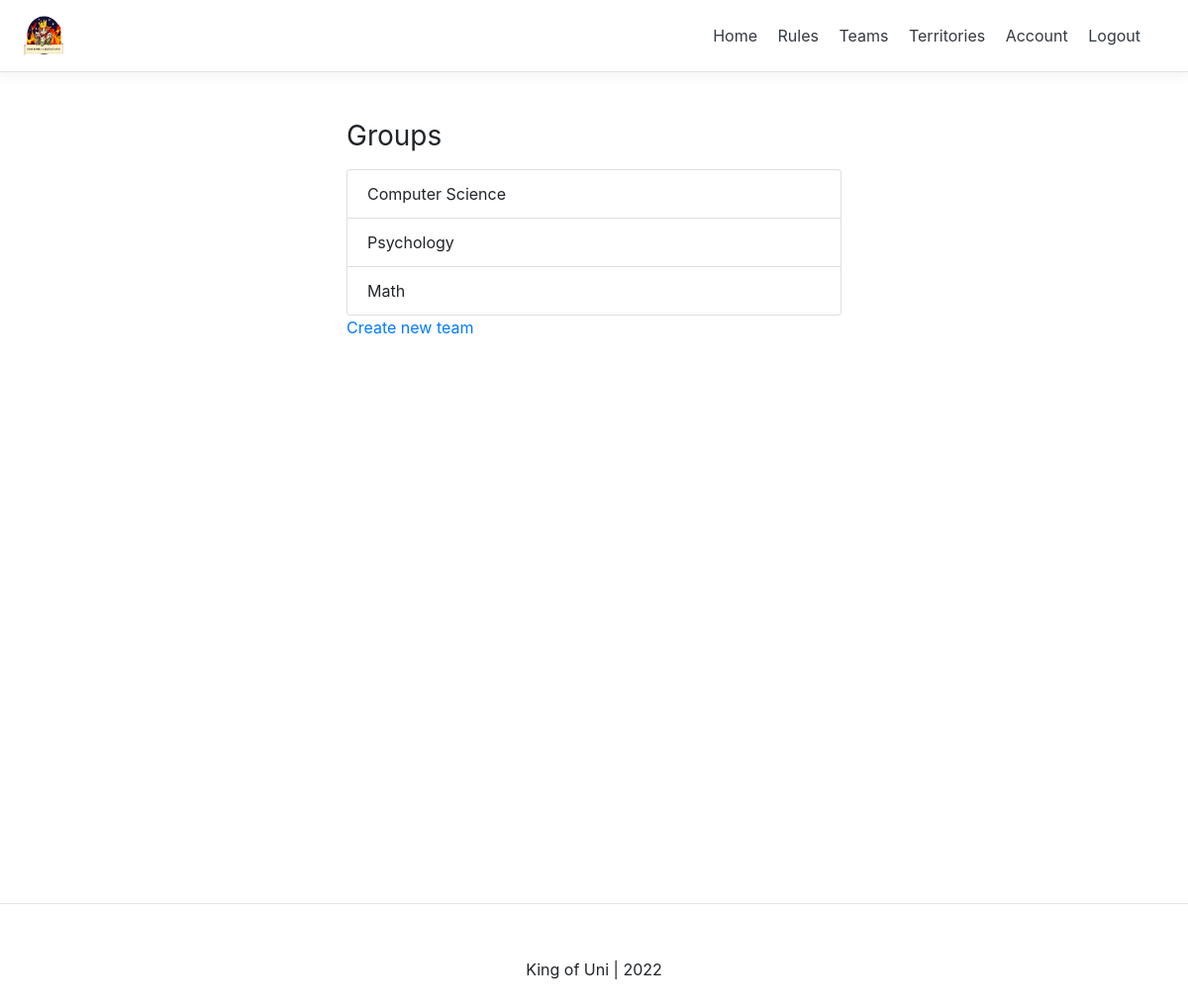
The page /game_keeper/group/ (signed in) on the database as committed earlier.
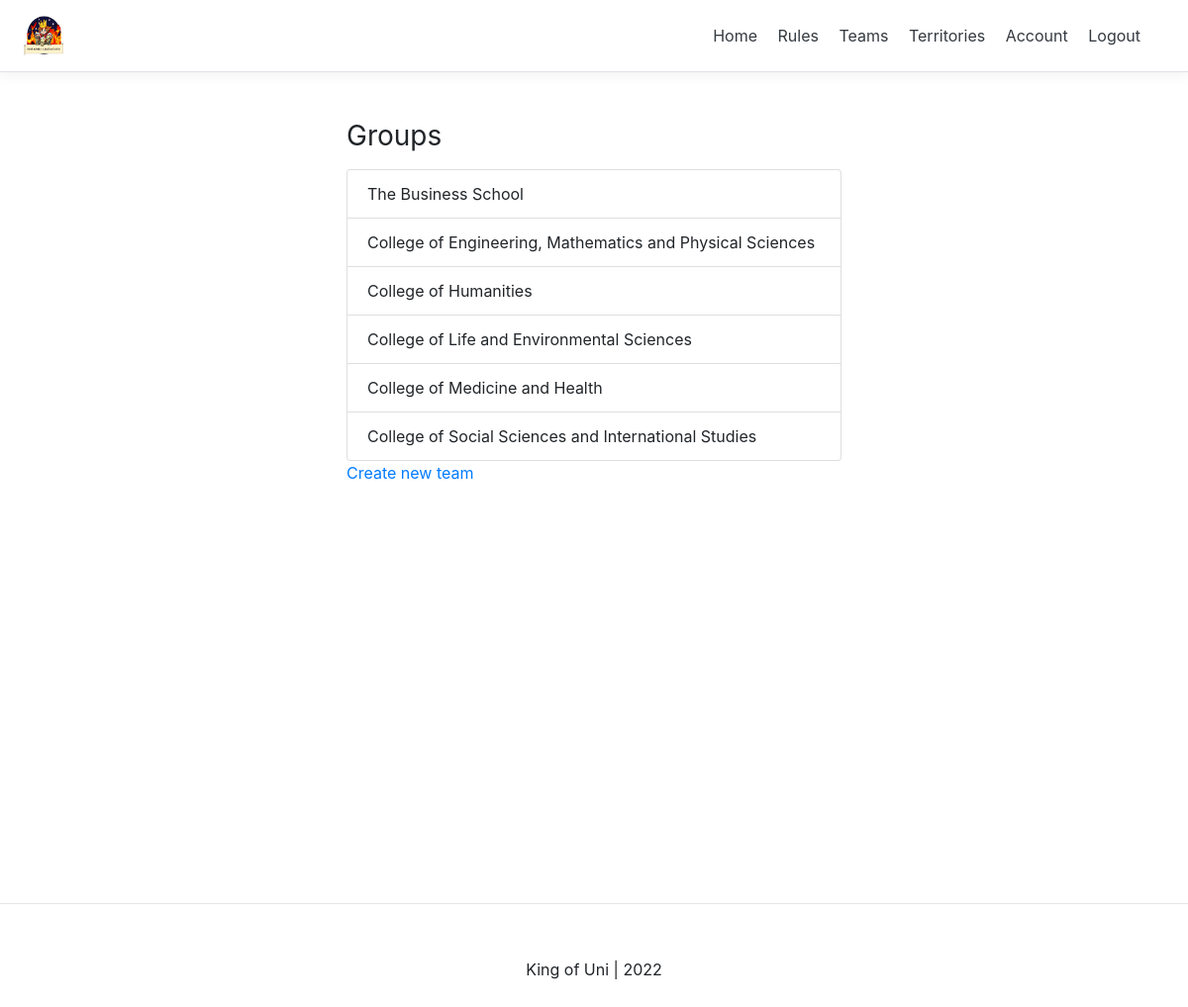
The same page on the database as committed later.
### group/models.py (models this page shows, shortened)
class Group(models.Model):
    name = models.CharField(max_length=100,  null=False, blank=False, unique=True)
    date_created = models.DateTimeField(verbose_name="date created" , auto_now_add=True)
    point_total = models.IntegerField(default=0)

### group/views.py (the view)
# urls.py: path('group/', groups_list_view, name="groups_list"),
def groups_list_view(request):
    context = {}
    user = request.user
    if not user.is_authenticated:
        return redirect('login')
    groups = Group.objects.all()
    context['groups'] = groups
    return render(request, 'group/groups_list.html', context)

### group/templates/group/groups_list.html (shortened to what this page needs)
{% extends 'base.html' %}
{% block content %}
{% if request.user.is_authenticated %}
<div class="container mt-4 p-4">
    <div class="row">
      <div class="buildings">
        {% if groups %}
        <h3 class="mb-3 font-weight-normal">Groups</h3>
        <ul class="list-group">
          {% for group in groups %}
            <li class="list-group-item">{{group.name}}</li>
          {% endfor %}
          </ul>
        {% else %}
          <p>No teams available</p>
        {% endif %}
        <a href="{% url 'game_keeper:create_group' %}">Create new team</a>
      </div>
    </div>
  </div>
{% endif %}
{% endblock content %}

### templates/base.html (shortened to what this page needs)
<!DOCTYPE html>
<html>
<head>
    {% include 'snippets/header.html' %}
</head>
<body>
    <div class="main">
        {% block content %}
        {% endblock content %}
    </div>
    {% include 'snippets/footer.html' %}
</body>
</html>

### templates/snippets/header.html (shortened to what this page needs)
{% load static %}
<link rel="stylesheet" href="https://maxcdn.bootstrapcdn.com/bootstrap/4.0.0/css/bootstrap.min.css"
integrity="sha384-Gn5384xqQ1aoWXA+058RXPxPg6fy4IWvTNh0E263XmFcJlSAwiGgFAW/dAiS6JXm">
<link rel="stylesheet" href="http://cdn.leafletjs.com/leaflet-0.6.4/leaflet.css" />
<div class="d-flex flex-column flex-md-row align-items-center p-3 px-md-4 mb-3 bg-white border-bottom box-shadow">
  <h5 class="my-0 mr-md-auto font-weight-normal">
    {% if request.user.is_authenticated %}
    <img src="{% static 'KoU_logo.png' %}" width="40" height="40">
    {% endif %}
  </h5>
  <nav class="my-2 my-md-0 mr-md-3" ml-auto>
    {% if request.user.is_authenticated %}
      {% if request.user.is_gameKeeper %}
        <a class="p-2 text-dark" href="{% url 'home' %}">Home</a>
        <a class="p-2 text-dark" href="{% url 'game_keeper:settings' %}">Game settings</a>
        <a class="p-2 text-dark" href="{% url 'game_keeper:groups_list' %}">Teams</a>
        <a class="p-2 text-dark" href = "{% url 'account' %}">Account</a>
        <a class="p-2 text-dark" href = "{% url 'logout' %}">Logout</a>
      {% else %}
        <a class="p-2 text-dark" href="{% url 'home' %}">Home</a>
        <a class="p-2 text-dark" href="{% url 'rules' %}">Rules</a>
        <a class="p-2 text-dark" href="{% url 'group:group_info' %}">Teams</a>
        <a class="p-2 text-dark" href="{% url 'territory_game:territories' %}">Territories</a>
        <a class="p-2 text-dark" href = "{% url 'account' %}">Account</a>
        <a class="p-2 text-dark" href = "{% url 'logout' %}">Logout</a>
      {% endif %}
    {% else %}
    <a class="p-2 text-dark"  href="{% url 'home' %}">Home</a>
    <a class="p-2 text-dark"  href="{% url 'login' %}">Login</a>
    <a class="btn btn-outline-primary" href="{% url 'register' %}">Register</a>
    {% endif %}
  </nav>
</div>

### templates/snippets/footer.html (shortened to what this page needs)
<hr>
<div class="d-flex flex-row align-items-center footer">
    <p class="m-auto">King of Uni | 2022</p>
</div>

### templates/snippets/header.html (style rules this page uses)
@media (min-width: 768px) { html { font-size: 16px; } }
.container { max-width: 960px; }
.border-bottom { border-bottom: 1px solid #e5e5e5; }
.box-shadow { box-shadow: 0 .25rem .75rem rgba(0, 0, 0, .05); }

### templates/base.html (style rules this page uses)
.main { min-height: 100vh; height: 100%; }

### group/templates/group/groups_list.html (style rules this page uses)
.buildings { max-width: 500px; width: 100%; margin: auto; }

### templates/snippets/footer.html (style rules this page uses)
.footer { min-height: 100px }

Rows that differ between the two databases and show on the page:
removed Group: name "Computer Science"
removed Group: name "Psychology"
removed Group: name "Math"
added Group: name "The Business School"
added Group: name "College of Engineering, Mathematics and Physical Sciences"
added Group: name "College of Humanities"
added Group: name "College of Life and Environmental Sciences"
added Group: name "College of Medicine and Health"
added Group: name "College of Social Sciences and International Studies"
